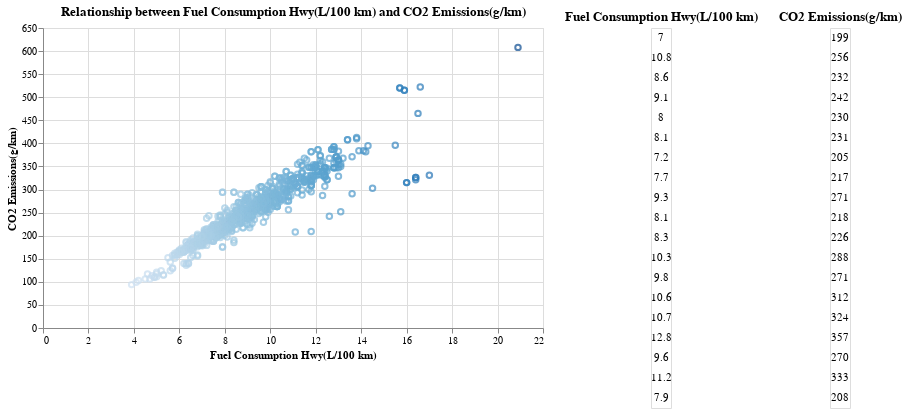

This figure's notebook cell:
### Code cell
# Plot relationship between Highway Fuel Consumption and CO2 Emissions
plot_four = scatter_plot('Fuel Consumption Hwy(L/100 km)',
                         'CO2 Emissions(g/km)')
plot_four

### Figure 1 — Vega-Lite specification as saved in the notebook (floating-point values rounded to 4 significant figures; data arrays with more than 128 entries replaced by an {"elided": "..."} marker saying what was removed)
{"config": {"view": {"continuousWidth": 400, "continuousHeight": 300}}, "hconcat": [{"mark": "point", "encoding": {"color": {"condition": {"type": "quantitative", "field": "Fuel Consumption Hwy(L/100 km)", "legend": null, "selection": "selector004"}, "value": "lightgray"}, "tooltip": {"type": "nominal", "field": "Brand & Model"}, "x": {"type": "quantitative", "field": "Fuel Consumption Hwy(L/100 km)"}, "y": {"type": "quantitative", "axis": {"tickCount": 10}, "field": "CO2 Emissions(g/km)", "sort": "ascending"}}, "height": 300, "selection": {"selector004": {"type": "interval"}}, "title": "Relationship between Fuel Consumption Hwy(L/100 km) and CO2 Emissions(g/km)", "width": 500}, {"hconcat": [{"mark": "text", "encoding": {"text": {"type": "quantitative", "field": "Fuel Consumption Hwy(L/100 km)"}, "y": {"type": "ordinal", "axis": null, "field": "row_number"}}, "title": "Fuel Consumption Hwy(L/100 km)", "transform": [{"window": [{"op": "row_number", "field": "", "as": "row_number"}]}, {"filter": {"selection": "selector004"}}, {"window": [{"op": "rank", "field": "row_number", "as": "rank"}]}, {"filter": "(datum.rank < 20)"}]}, {"mark": "text", "encoding": {"text": {"type": "quantitative", "field": "CO2 Emissions(g/km)"}, "y": {"type": "ordinal", "axis": null, "field": "row_number"}}, "title": "CO2 Emissions(g/km)", "transform": [{"window": [{"op": "row_number", "field": "", "as": "row_number"}]}, {"filter": {"selection": "selector004"}}, {"window": [{"op": "rank", "field": "row_number", "as": "rank"}]}, {"filter": "(datum.rank < 20)"}]}]}], "data": {"name": "data-02a7a5d72896c20d9d9dd58ecdacba98"}, "resolve": {"legend": {"color": "independent"}}, "$schema": "https://vega.github.io/schema/vega-lite/v4.8.1.json", "datasets": {"data-02a7a5d72896c20d9d9dd58ecdacba98": {"elided": "883 records"}}}
